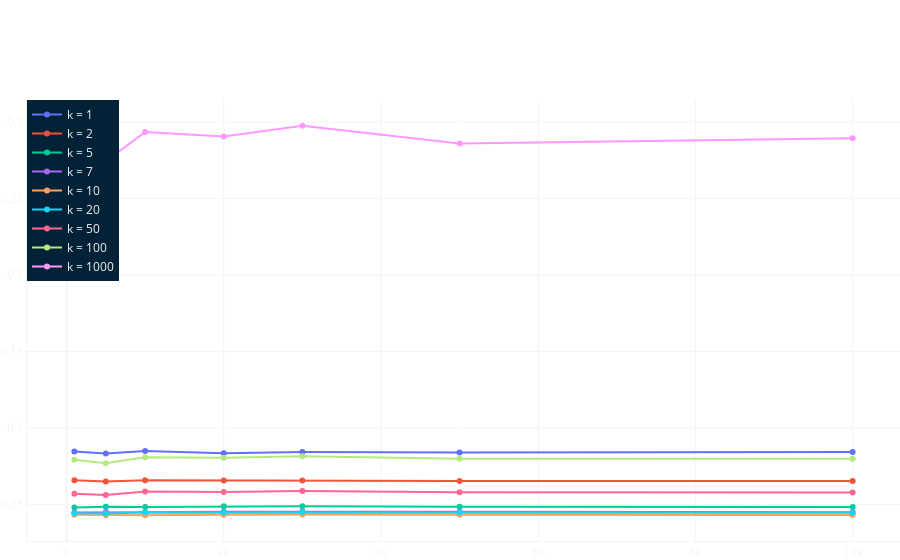

The code cell stored with this chart in its notebook:
### Code cell
K = [1, 2, 5, 7, 10, 20, 50, 100, 1000]
convergence_values = []
N1s = [100, 500, 1000, 2000, 3000, 5000, 10000]
for N1 in N1s:
    N = [3000, N1]
    convergence_values += [calculate_convergence(N, 1/4, K)]

convergence_values = np.array(convergence_values).T

fig = go.Figure(layout=layout_dict)

for i in range(len(K)):
    fig.add_trace(go.Scatter(x=N0s, y=convergence_values[i], name=f'k = {K[i]}'))

fig.show()

### Figure 1 — Plotly figure (JSON) as saved in the notebook; plotly's stock layout.template omitted (floating-point values rounded to 4 significant figures)
{"data": [{"name": "k = 1", "type": "scatter", "x": [100, 500, 1000, 2000, 3000, 5000, 10000], "y": [0.08459, 0.08324, 0.08498, 0.08346, 0.0842, 0.08395, 0.08427]}, {"name": "k = 2", "type": "scatter", "x": [100, 500, 1000, 2000, 3000, 5000, 10000], "y": [0.0658, 0.06499, 0.06575, 0.06556, 0.06559, 0.06533, 0.06534]}, {"name": "k = 5", "type": "scatter", "x": [100, 500, 1000, 2000, 3000, 5000, 10000], "y": [0.04792, 0.0485, 0.04828, 0.04875, 0.04878, 0.04853, 0.0483]}, {"name": "k = 7", "type": "scatter", "x": [100, 500, 1000, 2000, 3000, 5000, 10000], "y": [0.04473, 0.04496, 0.04478, 0.04519, 0.04533, 0.04511, 0.04487]}, {"name": "k = 10", "type": "scatter", "x": [100, 500, 1000, 2000, 3000, 5000, 10000], "y": [0.04314, 0.04298, 0.04293, 0.04325, 0.04346, 0.04323, 0.04304]}, {"name": "k = 20", "type": "scatter", "x": [100, 500, 1000, 2000, 3000, 5000, 10000], "y": [0.04413, 0.04411, 0.04477, 0.04476, 0.04501, 0.04469, 0.04449]}, {"name": "k = 50", "type": "scatter", "x": [100, 500, 1000, 2000, 3000, 5000, 10000], "y": [0.05688, 0.05615, 0.05843, 0.05816, 0.05871, 0.05788, 0.05772]}, {"name": "k = 100", "type": "scatter", "x": [100, 500, 1000, 2000, 3000, 5000, 10000], "y": [0.07915, 0.07698, 0.08084, 0.08041, 0.08145, 0.07982, 0.07977]}, {"name": "k = 1000", "type": "scatter", "x": [100, 500, 1000, 2000, 3000, 5000, 10000], "y": [0.2913, 0.2744, 0.2935, 0.2905, 0.2975, 0.286, 0.2893]}], "layout": {"font": {"color": "#f1f5f9"}, "legend": {"bgcolor": "#032137", "x": 0, "y": 1}, "margin": {"b": 0, "l": 0, "r": 0}, "paper_bgcolor": "rgba(0,0,0,0)", "plot_bgcolor": "rgba(0,0,0,0)", "xaxis": {"gridcolor": "#f1f5f9", "linecolor": "#f1f5f9", "zerolinecolor": "#f1f5f9"}, "yaxis": {"gridcolor": "#f1f5f9", "linecolor": "#f1f5f9", "zerolinecolor": "#f1f5f9"}}}
